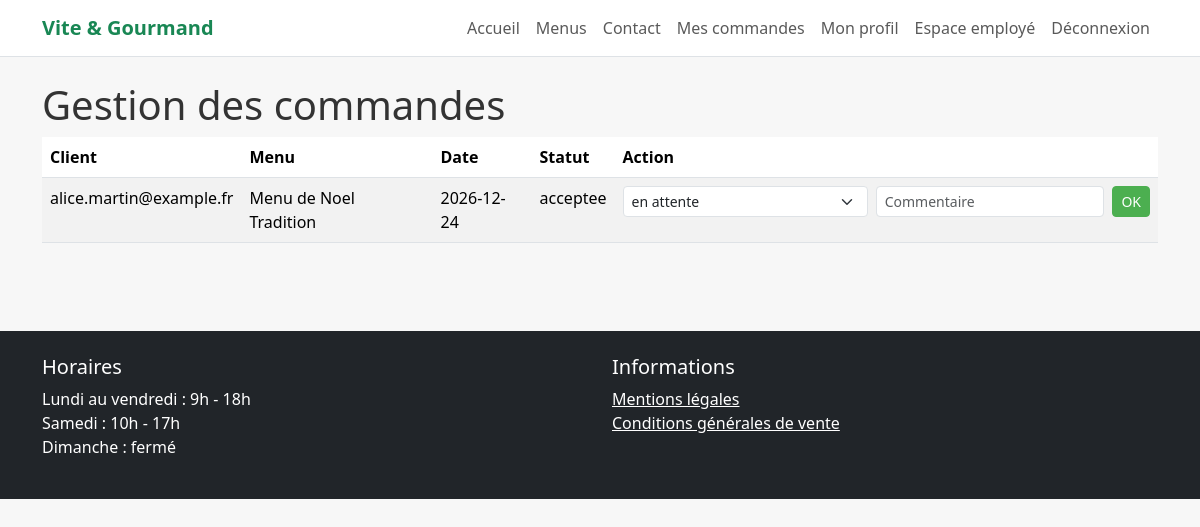
The page /employee/orders (signed in) on the database its author committed.
### tables this page shows
CREATE TABLE commande (
  id_commande INT AUTO_INCREMENT PRIMARY KEY,
  id_utilisateur INT NOT NULL,
  id_menu INT NOT NULL,
  id_statut INT NOT NULL,
  date_prestation DATE NOT NULL,
  heure_livraison TIME NOT NULL,
  adresse_livraison VARCHAR(255) NOT NULL,
  ville_livraison VARCHAR(100) NOT NULL,
  nb_personnes INT NOT NULL,
  prix_menu DECIMAL(10,2) NOT NULL,
  frais_livraison DECIMAL(10,2) NOT NULL DEFAULT 0,
  reduction DECIMAL(10,2) NOT NULL DEFAULT 0,
  total DECIMAL(10,2) NOT NULL,
  date_commande DATETIME NOT NULL DEFAULT CURRENT_TIMESTAMP,
  CONSTRAINT fk_commande_utilisateur
    FOREIGN KEY (id_utilisateur) REFERENCES utilisateur(id_utilisateur),
  CONSTRAINT fk_commande_menu
    FOREIGN KEY (id_menu) REFERENCES menu(id_menu),
  CONSTRAINT fk_commande_statut
    FOREIGN KEY (id_statut) REFERENCES statut_commande(id_statut),
  CONSTRAINT chk_commande_nb_personnes CHECK (nb_personnes > 0),
  CONSTRAINT chk_commande_montants CHECK (
    prix_menu >= 0 AND frais_livraison >= 0 AND reduction >= 0 AND total >= 0
  )
);

CREATE TABLE utilisateur (
  id_utilisateur INT AUTO_INCREMENT PRIMARY KEY,
  id_role INT NOT NULL,
  nom VARCHAR(100) NOT NULL,
  prenom VARCHAR(100) NOT NULL,
  email VARCHAR(180) NOT NULL UNIQUE,
  telephone VARCHAR(20) NOT NULL,
  adresse VARCHAR(255) NOT NULL,
  mot_de_passe_hash VARCHAR(255) NOT NULL,
  actif BOOLEAN NOT NULL DEFAULT TRUE,
  date_creation DATETIME NOT NULL DEFAULT CURRENT_TIMESTAMP,
  CONSTRAINT fk_utilisateur_role
    FOREIGN KEY (id_role) REFERENCES role(id_role)
);

CREATE TABLE menu (
  id_menu INT AUTO_INCREMENT PRIMARY KEY,
  id_theme INT NOT NULL,
  id_regime INT NOT NULL,
  titre VARCHAR(150) NOT NULL,
  description TEXT NOT NULL,
  nb_personnes_min INT NOT NULL,
  prix_minimum DECIMAL(10,2) NOT NULL,
  conditions_menu TEXT NOT NULL,
  stock_disponible INT NOT NULL DEFAULT 0,
  actif BOOLEAN NOT NULL DEFAULT TRUE,
  CONSTRAINT fk_menu_theme
    FOREIGN KEY (id_theme) REFERENCES theme(id_theme),
  CONSTRAINT fk_menu_regime
    FOREIGN KEY (id_regime) REFERENCES regime(id_regime),
  CONSTRAINT chk_menu_nb_personnes CHECK (nb_personnes_min > 0),
  CONSTRAINT chk_menu_prix CHECK (prix_minimum >= 0),
  CONSTRAINT chk_menu_stock CHECK (stock_disponible >= 0)
);

CREATE TABLE statut_commande (
  id_statut INT AUTO_INCREMENT PRIMARY KEY,
  libelle VARCHAR(80) NOT NULL UNIQUE,
  ordre_affichage INT NOT NULL
);

### app/core/Controller.php (called while the page is built, shortened)
<?php
class Controller
{
    protected function view(string $view, array $data = []): void
    {
        extract($data);
        require __DIR__ . '/../views/layouts/header.php';
        require __DIR__ . '/../views/' . $view . '.php';
        require __DIR__ . '/../views/layouts/footer.php';
    }
}

### app/controllers/EmployeeController.php (called while the page is built, shortened)
<?php
class EmployeeController extends Controller
{
    public function orders(): void
    {
        $pdo = Database::getConnection();
        $orders = $pdo->query("SELECT c.*, u.email, m.titre AS menu_titre, s.libelle AS statut
                               FROM commande c
                               JOIN utilisateur u ON u.id_utilisateur = c.id_utilisateur
                               JOIN menu m ON m.id_menu = c.id_menu
                               JOIN statut_commande s ON s.id_statut = c.id_statut
                               ORDER BY c.date_prestation ASC")->fetchAll();
        $statuses = $pdo->query("SELECT * FROM statut_commande ORDER BY ordre_affichage")->fetchAll();
        $this->view('employee/orders', ['orders' => $orders, 'statuses' => $statuses]);
    }
}

### app/core/Router.php (called while the page is built, shortened)
<?php
class Router
{
    private array $routes = [];
    public function get(string $path, array $action): void
    {
        $this->routes['GET'][$path] = $action;
    }
    public function post(string $path, array $action): void
    {
        $this->routes['POST'][$path] = $action;
    }
    public function dispatch(string $method, string $uri): void
    {
        $path = parse_url($uri, PHP_URL_PATH);
        [$controllerClass, $methodName] = $this->routes[$method][$path];
        $controller = new $controllerClass();
        $controller->$methodName();
    }
}

### public/index.php (called while the page is built, shortened)
<?php
require_once __DIR__ . '/../app/core/Controller.php';
require_once __DIR__ . '/../app/core/Router.php';
require_once __DIR__ . '/../app/core/Security.php';
$router = new Router();
$router->get('/', [HomeController::class, 'index']);
$router->get('/menus', [MenuController::class, 'index']);
$router->get('/menu', [MenuController::class, 'show']);
$router->get('/login', [AuthController::class, 'loginForm']);
$router->post('/login', [AuthController::class, 'login']);
$router->get('/register', [AuthController::class, 'registerForm']);
$router->post('/register', [AuthController::class, 'register']);
$router->get('/logout', [AuthController::class, 'logout']);
$router->get('/contact', [ContactController::class, 'form']);
$router->post('/contact', [ContactController::class, 'send']);
$router->get('/orders/create', [OrderController::class, 'create']);
$router->post('/orders/store', [OrderController::class, 'store']);
$router->get('/user/orders', [UserController::class, 'orders']);
$router->get('/employee/dashboard', [EmployeeController::class, 'dashboard']);
$router->get('/employee/menus', [EmployeeController::class, 'menus']);
$router->get('/employee/menu-create', [EmployeeController::class, 'createMenu']);
$router->post('/employee/menu-store', [EmployeeController::class, 'storeMenu']);
$router->get('/employee/orders', [EmployeeController::class, 'orders']);
$router->post('/employee/order-status', [EmployeeController::class, 'updateOrderStatus']);
$router->get('/admin/dashboard', [AdminController::class, 'dashboard']);
$router->get('/admin/employees', [AdminController::class, 'employees']);
$router->post('/admin/employees/store', [AdminController::class, 'storeEmployee']);
$router->post('/admin/employees/toggle', [AdminController::class, 'toggleEmployee']);
$router->get('/api/menus', [ApiController::class, 'menus']);
$router->get('/password/forgot', [PasswordController::class, 'forgotForm']);
$router->post('/password/forgot', [PasswordController::class, 'sendLink']);
$router->get('/password/reset', [PasswordController::class, 'resetForm']);
$router->post('/password/reset', [PasswordController::class, 'reset']);
$router->get('/employee/menu-edit', [EmployeeController::class, 'editMenu']);
$router->post('/employee/menu-update', [EmployeeController::class, 'updateMenu']);
$router->post('/employee/menu-delete', [EmployeeController::class, 'deleteMenu']);
$router->get('/employee/plates', [PlateController::class, 'index']);
$router->post('/employee/plates/store', [PlateController::class, 'store']);
$router->post('/employee/plates/delete', [PlateController::class, 'delete']);
$router->get('/employee/hours', [HoursController::class, 'index']);
$router->post('/employee/hours/update', [HoursController::class, 'update']);
$router->get('/employee/contacts', [EmployeeController::class, 'contacts']);
$router->post('/employee/contact-treated', [EmployeeController::class, 'markContactTreated']);
$router->post('/user/order-cancel', [UserController::class, 'cancelOrder']);
$router->get('/user/profile', [UserController::class, 'profile']);
$router->post('/user/profile-update', [UserController::class, 'updateProfile']);
$router->get('/admin/stats.json', [AdminController::class, 'statsJson']);
$router->post('/user/review', [ReviewController::class, 'store']);
$router->get('/employee/reviews', [EmployeeController::class, 'reviews']);
$router->post('/employee/review-validate', [EmployeeController::class, 'validateReview']);
$router->dispatch($_SERVER['REQUEST_METHOD'], $_SERVER['REQUEST_URI']);

### app/core/Security.php (called while the page is built, shortened)
<?php
class Security
{
    public static function e(string $value): string
    {
        return htmlspecialchars($value, ENT_QUOTES, 'UTF-8');
    }
}

### app/views/employee/orders.php (the view, shortened to what this page needs)
<h1>Gestion des commandes</h1>
<div class="table-responsive">
<table class="table table-striped">
<thead><tr><th>Client</th><th>Menu</th><th>Date</th><th>Statut</th><th>Action</th></tr></thead>
<tbody>
<?php foreach ($orders as $order): ?>
<tr>
    <td><?= Security::e($order['email']) ?></td>
    <td><?= Security::e($order['menu_titre']) ?></td>
    <td><?= Security::e($order['date_prestation']) ?></td>
    <td><?= Security::e($order['statut']) ?></td>
    <td>
        <form method="post" action="/employee/order-status" class="d-flex gap-2">
            <select name="id_statut" class="form-select form-select-sm">
                <?php foreach ($statuses as $status): ?>
                    <option value="<?= (int)$status['id_statut'] ?>"><?= Security::e($status['libelle']) ?></option>
                <?php endforeach; ?>
            </select>
            <input name="commentaire" class="form-control form-control-sm" placeholder="Commentaire">
            <button class="btn btn-sm btn-success">OK</button>
        </form>
    </td>
</tr>
<?php endforeach; ?>
</tbody>
</table>
</div>

### public/assets/css/style.css (style rules this page uses)
body { background: #f7f7f7; color: #333; }
.btn-success { background-color: #4CAF50; border-color: #4CAF50; }

### rows shown on the page
commande: id_utilisateur.email "alice.martin@example.fr", id_menu.titre "Menu de Noel Tradition", date_prestation "2026-12-24", id_statut.libelle "acceptee"

### other values the page prints
form field id_statut "en attente"
